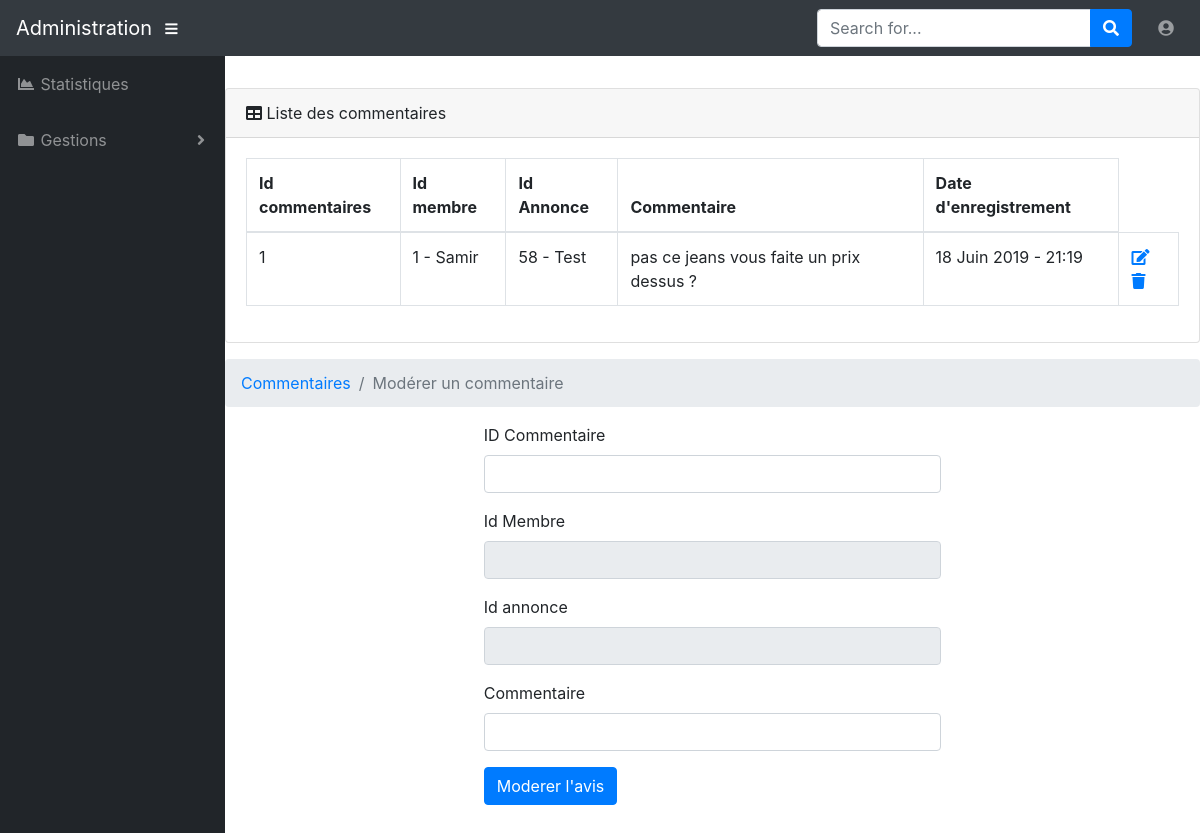
The app's page /admin/commentaires.php (signed in) with its own data.
### tables this page shows
CREATE TABLE `commentaire` (
  `id_commentaire` int(3) NOT NULL,
  `membre_id` int(3) DEFAULT NULL,
  `annonce_id` int(3) NOT NULL,
  `commentaire` text NOT NULL,
  `date_enregistrement` datetime NOT NULL
);

CREATE TABLE `membre` (
  `id_membre` int(11) NOT NULL,
  `pseudo` varchar(255) NOT NULL,
  `mdp` varchar(255) NOT NULL,
  `nom` varchar(255) NOT NULL,
  `prenom` varchar(255) NOT NULL,
  `telephone` varchar(20) NOT NULL,
  `email` varchar(255) NOT NULL,
  `civilite` enum('m','f') NOT NULL,
  `statut` int(1) NOT NULL,
  `date_enregistrement` datetime NOT NULL
);

CREATE TABLE `annonce` (
  `id_annonce` int(3) NOT NULL,
  `titre` varchar(255) NOT NULL,
  `description_courte` varchar(255) NOT NULL,
  `description_longue` text NOT NULL,
  `prix` double(7,2) NOT NULL,
  `photo` varchar(255) NOT NULL,
  `pays` varchar(30) NOT NULL,
  `ville` varchar(30) NOT NULL,
  `adresse` varchar(255) NOT NULL,
  `cp` int(5) NOT NULL,
  `membre_id` int(3) NOT NULL,
  `photo_id` int(3) DEFAULT NULL,
  `categorie_id` int(3) DEFAULT NULL,
  `date_enregistrement` datetime NOT NULL
);

### inc/function.inc.php (called while the page is built, shortened)
<?php
function numeroDuMois($dateFormatSql){
    $numeroMois = date("j", strtotime($dateFormatSql));
    return $numeroMois;
}
function mois($dateFormatSql){
    $listeMois = ["janvier","fevrier","Mars","Avril", "Mai", "Juin", "Juillet", "Aout", "Septembre", "Octobre", "Novembre", "Decembre"];
    $numeroMois = date("n", strtotime($dateFormatSql));
    return $listeMois[$numeroMois];
}
function annee($dateFormatSql){
    $annee = date("Y", strtotime($dateFormatSql));
    return $annee;
}
function heure($dateFormatSql){
    $heure = date("G", strtotime($dateFormatSql));
    return $heure;
}
function minute($dateFormatSql){
    $minute = date("i", strtotime($dateFormatSql));
    return $minute;
}
function formatStandardTotal($dateFormatSql){
    return numeroDuMois($dateFormatSql) . " " . mois($dateFormatSql) . " " . annee($dateFormatSql) . " - " . heure($dateFormatSql) . ":" . minute($dateFormatSql);
}

### admin/commentaires.php (the view, shortened to what this page needs)
<?php
include_once('../inc/init.inc.php');
    $infosCommentaires = $pdo->prepare("SELECT c.id_commentaire, c.commentaire, c.date_enregistrement, m.id_membre, m.pseudo, a.id_annonce, a.titre
    FROM commentaire c
    LEFT JOIN membre m ON m.id_membre = c.membre_id
    LEFT JOIN annonce a ON a.id_annonce = c.annonce_id
    ORDER BY c.date_enregistrement DESC;");
    $infosCommentaires->execute();
    $lesCommentaires = $infosCommentaires->fetchAll(PDO::FETCH_ASSOC);
$inputIdCommentaire = "";
$inputIdMembre = "";
$inputIdAnnonce = "";
$inputCommentaire = "";
include_once('inc/header.inc.php');
include_once('inc/nav.inc.php');
?>
<div id="content-wrapper">
    <div class="card mb-3">
        <div class="card-header">
            <i class="fas fa-table"></i>
            Liste des commentaires
        </div>
        <div class="card-body">
            <div class="table-responsive">
                <table class="table table-bordered" id="dataTable" width="100%" cellspacing="0">
                    <thead>
                        <tr>
                            <th>Id commentaires</th>
                            <th>Id membre</th>
                            <th>Id Annonce</th>
                            <th>Commentaire</th>
                            <th>Date d'enregistrement</th>
                        </tr>
                    </thead>
                    <tbody>
                        <?php
                        foreach($lesCommentaires as $leCommentaire){
                            echo '<tr>';
                            echo '<td>' . $leCommentaire['id_commentaire'] . '</td>';
                            echo '<td>' . $leCommentaire['id_membre'] . " - " . ucfirst($leCommentaire['pseudo']) . '</td>';
                            echo '<td>' . $leCommentaire['id_annonce'] . " - " . ucfirst($leCommentaire['titre']) . '</td>';
                            echo '<td>' . $leCommentaire['commentaire'] . '</td>';
                            echo '<td>' . formatStandardTotal($leCommentaire['date_enregistrement']) . '</td>';
                            ?>
                            <td>
                                <a href="?modifier=<?php echo $leCommentaire['id_commentaire'] ?>#inputCommentaire"><i class="fas fa-edit"></i></a>
                                <a href="?supprimer=<?php echo $leCommentaire['id_commentaire'] ?>" onclick="return(confirm('Etes vous sûr de vouloir supprimer?'))"><i class="fas fa-trash"></i></a>
                            </td>
                            <?php
                            echo '</tr>';
                        }
                        ?>
                    </tbody>
                </table>
            </div>
        </div>
    </div>
    <div class="container-fluid">
        <ol class="breadcrumb">
            <li class="breadcrumb-item">
                <a href="#">Commentaires</a>
            </li>
            <li class="breadcrumb-item active">Modérer un commentaire</li>
        </ol>
        <div class="col-6 mx-auto">
            <form action="<?php echo URL . 'admin/commentaires.php' ?>" method="post">
                <div class="form-group">
                    <label for="nouvelleIdCommentaire">ID Commentaire</label>
                    <input type="text" class="form-control" id="inputIdCommentaire" name="inputIdCommentaire" <?php echo 'value="' . $inputIdCommentaire . '"'; ?>>
                </div>
                <div class="form-group">
                    <label for="inputIdMembre">Id Membre</label>
                    <input type="text" class="form-control" id="inputIdMembre" name="inputIdMembre" disabled <?php echo 'value="' . $inputIdMembre . '"'; ?>>
                </div>
                <div class="form-group">
                    <label for="inputIdAnnonce">Id annonce</label>
                    <input type="text" class="form-control" id="inputIdAnnonce" name="inputIdAnnonce" disabled <?php echo 'value="' . $inputIdAnnonce . '"'; ?>>
                </div>
                <div class="form-group">
                    <label for="inputCommentaire">Commentaire</label>
                    <input type="text" class="form-control" id="inputCommentaire" name="inputCommentaire" <?php echo 'value="' . $inputCommentaire . '"'; ?>>
                </div>
                <button type="submit" class="btn btn-primary" name="validationModeration">Moderer l'avis</button>
            </form>
        </div>
    </div>
</div>
<?php
include_once('inc/footer.inc.php');
?>

### css/style.css (style rules this page uses)
body, html { min-height: 100vh; position: relative; }
.container-fluid { height: 400px; padding: 0; }

### records on screen
commentaire: id_commentaire "1", membre.id_membre "1", membre.pseudo "Samir", annonce.id_annonce "58", annonce.titre "Test", commentaire "pas ce jeans vous faite un prix dessus ?", date_enregistrement "18 Juin 2019 - 21:19"
